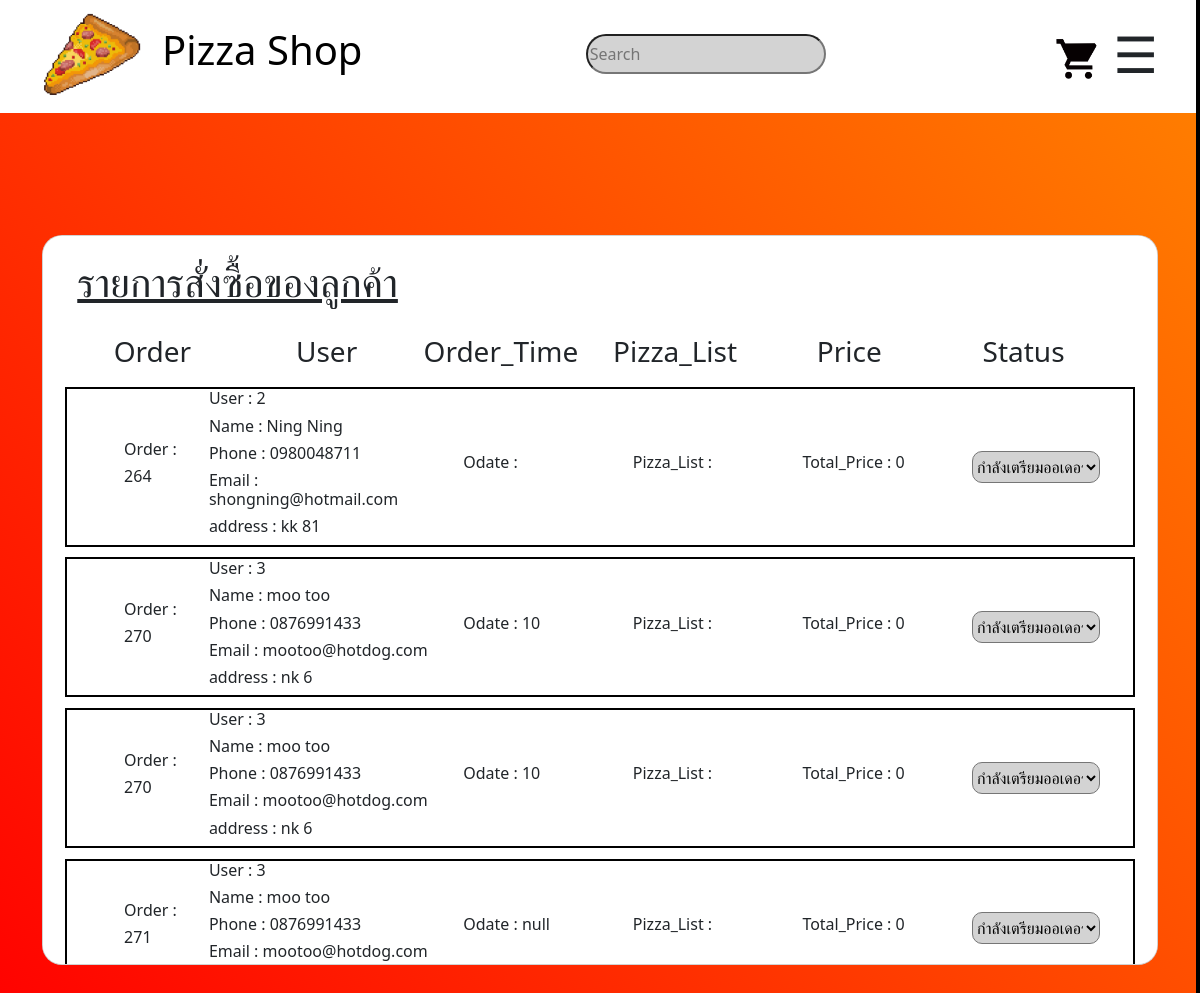
The page /owner.php on the database its author committed.
### tables this page shows
CREATE TABLE `order` (
  `oid` int NOT NULL,
  `uid` int NOT NULL,
  `total_price` int NOT NULL,
  `adress` varchar(3000) NOT NULL,
  `fdate` varchar(30) NOT NULL,
  `odate` varchar(30) NOT NULL,
  `status` enum('กำลังเตรียมออเดอร์','กำลังส่ง','ส่งแล้ว','ยกเลิก') NOT NULL
);

CREATE TABLE `user` (
  `uid` int NOT NULL,
  `name` varchar(200) NOT NULL,
  `phone` varchar(10) NOT NULL,
  `Address` varchar(300) NOT NULL,
  `email` varchar(300) NOT NULL,
  `password` mediumtext NOT NULL,
  `picture` mediumtext NOT NULL,
  `type` enum('ลูกค้า','เจ้าของร้าน') NOT NULL
);

### owner.php (the view, shortened to what this page needs)
<?php
include 'dbconn.php';
?>
<!DOCTYPE html>
<html lang="en">
<head>
    <link href="https://cdn.jsdelivr.net/npm/bootstrap@5.3.2/dist/css/bootstrap.min.css" rel="stylesheet">
    <link rel="stylesheet" href="main.css">
    <nav>
        <?php
        include 'nav_owner.php';
        ?>
    </nav>
</head>
<body class="bgcolor">
    <?php
    $stmt = $conn->prepare("SELECT `order`.oid as order_oid, `order`.odate  as order_odate, `order`.total_price as order_total_price
                            , user.uid      as user_uid, user.name          as user_name, user.phone            as user_phone
                            , user.email    as user_email, user.address     as user_address
                            FROM `order`
                            INNER JOIN user ON user.uid  = order.uid
                            INNER JOIN cart ON cart.oid  = order.oid
                            ");
    $stmt->execute();
    $result = $stmt->get_result();
    ?>
    <div class="row centercard" style="margin-top: 3%;">
        <div class="col">
            <div class="container">
                <div class="card" style="overflow-y: scroll;">
                    <div class="row" style="margin-left: 2%; margin-right: 2%;">
                        <div class="container" style="margin-block: 2%;">
                            <h1 style="text-decoration: underline;">รายการสั่งซื้อของลูกค้า</h1>
                        </div>
                        <div class="row" style="margin-top: 0%;">
                            <div class="col-2" style="display: flex; justify-content: center;">
                                <h3>Order</h3>
                            </div>
                            <div class="col-2" style="display: flex; justify-content: center;">
                                <h3>User</h3>
                            </div>
                            <div class="col-2" style="display: flex; justify-content: center;">
                                <h3>Order_Time</h3>
                            </div>
                            <div class="col-2" style="display: flex; justify-content: center;">
                                <h3>Pizza_List</h3>
                            </div>
                            <div class="col-2" style="display: flex; justify-content: center;">
                                <h3>Price</h3>
                            </div>
                            <div class="col-2" style="display: flex; justify-content: center;">
                                <h3>Status</h3>
                            </div>
                        </div>
                        <form action="">
                            <div class="row" style="display: flex; justify-content: center; align-items: center; ">
                                <?php while ($row = $result->fetch_assoc()) {
                                ?>
                                    <div class="row" style="border: 2px solid black; margin-top: 1%;">
                                        <div class="row" style="margin-left: 2%; margin-right: 2%; align-items: center;">
                                            <div class="col-1">
                                                <div>
                                                    <h6>Order :</h6>
                                                    <h6><?= $row['order_oid'] ?></h6>
                                                </div>
                                            </div>
                                            <div class="col-3" style="display: flex;">
                                                <div>
                                                    <h6>User : <?= $row['user_uid'] ?></h6>
                                                    <h6>Name : <?= $row['user_name'] ?></h6>
                                                    <h6>Phone : <?= $row['user_phone'] ?></h6>
                                                    <h6>Email : <?= $row['user_email'] ?></h6>
                                                    <h6>address : <?= $row['user_address'] ?></h6>
                                                </div>
                                            </div>
                                            <div class="col-2">
                                                <div>
                                                    <h6>Odate : <?= $row['order_odate'] ?></h6>
                                                </div>
                                            </div>
                                            <div class="col-2">
                                                <div>
                                                    <h6>Pizza_List : <?= $row[''] ?></h6>
                                                </div>
                                            </div>
                                            <div class="col-2">
                                                <div>
                                                    <h6>Total_Price : <?= $row['order_total_price'] ?></h6>
                                                </div>
                                            </div>
                                            <div class="col-2">
                                                <div>
                                                    <select style="width: 8rem; height: 2rem;" name="order_status" id="order_status" onchange="">
                                                        <option value="กำลังเตรียมออเดอร์">กำลังเตรียมออเดอร์</option>
                                                    </select>
                                                </div>
                                            </div>
                                        </div>
                                    </div>
                                <?php } ?>
                            </div>
                        </form>
                    </div>
                </div>
            </div>
        </div>
    </div>
</body>
</html>

### nav_owner.php (shortened to what this page needs)
<?php
include 'dbconn.php';
$uid = $_GET['uid'];
$stmt = $conn->prepare("select * from user where uid = ?");
$stmt->bind_param('i', $uid);
$stmt->execute();
$result = $stmt->get_result();
?>
<!DOCTYPE html>
<html lang="en">
<head>
    <link href="https://cdn.jsdelivr.net/npm/bootstrap@5.3.2/dist/css/bootstrap.min.css" rel="stylesheet">
    <link rel="stylesheet" href="main.css">
</head>
<body>
    <nav style="background-color: white;">
        <div class="container-fluid">
            <div class="row">
                <div class="col">
                    <div class="container" style="margin-block: 1%;">
                        <ul class="d-flex align-items-center list-unstyled ml-auto">
                            <li style="margin-right: 20px;">
                                <a href="owner.php?uid=<?= $uid?>" style="text-decoration: none;">
                                    <img src="pizza.png" alt="logo" width="100px">
                            <li>
                                <h1>Pizza Shop</h1>
                            </li>
                            </a>
                            </li>
                            <li style="margin-left: 20%;">
                                <input type="search" name="search" placeholder="Search" style=" border-radius: 50px; background-color: lightgray;">
                            </li>
                            <li style="margin-left: auto;">
                                <a href="" style="display: flex; align-items: center;">
                                    <img src="shoppingcart.png" alt="shoppingcart" style="margin-top: 10%;" width="70px" height="70px">
                            <li id="mySidenav" class="sidenav" >
                                <?php $row = $result->fetch_assoc() ?>
                                <div class="center">
                                    <div class="row">
                                        <div class="col">
                                            <img src="<?= $row['picture'] ?>" alt="logo" width="150px" height="150px" style=" border-radius: 100%; border: 2px solid black;">
                                        </div>
                                    </div>
                                </div>
                                <div class="row" >
                                    <div class="col center">
                                        <a href="index.php" style="margin-top: 170%;">ออกจากระบบ</a>
                                    </div>
                                </div>
                            </li>
                            <span style="font-size:50px;cursor:pointer" onclick="openNav()">&#9776;</span>
                        </ul>
                    </div>
                </div>
            </div>
        </div>
    </nav>
</body>
</html>

### main.css (style rules this page uses)
.card { height: 730px; border-radius: 20px; }
input { background-color: lightgray; width: 490px; height: 60px; }
select { background-color: lightgray; border-radius: 10px; background-color: lightgray; }
.sidenav { height: 100%; width: 0; position: fixed; z-index: 1; top: 0; right: 0; background-color: lightgray; overflow-x: hidden; transition: 0.8s; padding-top: 60px; border: 2px solid black; }
.sidenav a { padding: 8px 8px 8px 32px; text-decoration: none; font-size: 25px; color: black; display: block; transition: 0.3s; }

### nav_owner.php (style rules this page uses)
a { text-decoration: none; color: black; transition: color 0.3s; }
input { display: flex; background-color: lightgray; width: 240px; height: 40px; }
.center { display: flex; align-items: center; justify-content: center; }

### owner.php (style rules this page uses)
html, body { overflow-x: hidden; background: red; background: linear-gradient(50deg, rgba(255, 0, 0, 1)0%, rgba(255, 144, 0, 1)110%); transition: background-color .5s ease; }
.centercard { display: flex; height: 90vh; justify-content: center; align-items: center; }
.card { height: 730px; border-radius: 20px; }

### rows shown on the page
order: oid "264", uid.uid "2", uid.name "Ning Ning", uid.phone "0980048711", uid.email "shongning@hotmail.com", uid.Address "kk 81", total_price "0"
order: oid "270", uid.uid "3", uid.name "moo too", uid.phone "0876991433", uid.email "mootoo@hotdog.com", uid.Address "nk 6", odate "10", total_price "0"
order: oid "271", uid.uid "3", uid.name "moo too", uid.phone "0876991433", uid.email "mootoo@hotdog.com", odate "null", total_price "0"
